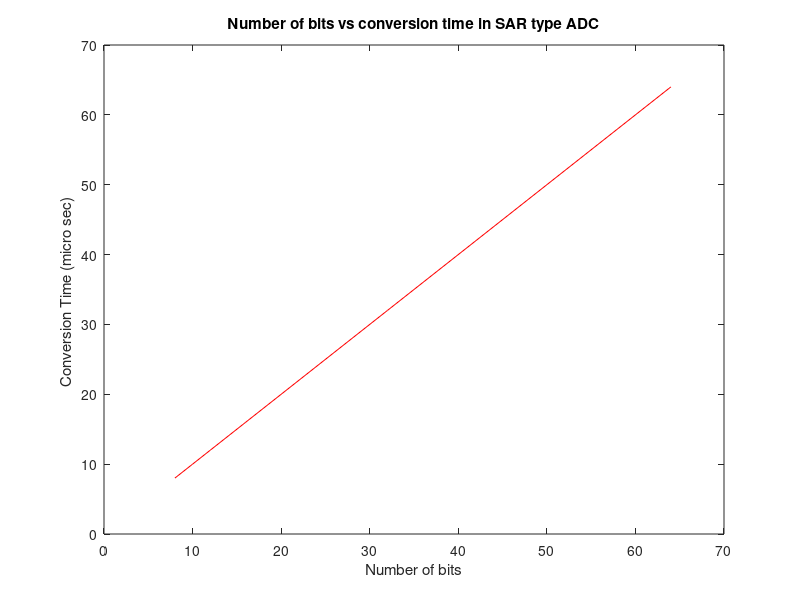

The MATLAB source for this figure:
ctime = [8, 10, 12, 16, 32, 64];
bits = [8, 10, 12, 16, 32, 64];
plot(bits,ctime,'-r');
hold on;
xlabel('Number of bits','LineWidth',2);
ylabel('Conversion Time (micro sec) ','LineWidth',2);
title('Number of bits vs conversion time in SAR type ADC','LineWidth',5);
